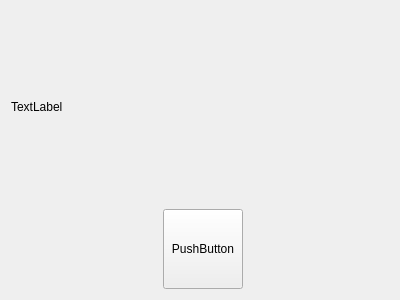
<?xml version="1.0" encoding="UTF-8"?>
<ui version="4.0">
 <class>Widget</class>
 <widget class="QWidget" name="Widget">
  <property name="geometry">
   <rect>
    <x>0</x>
    <y>0</y>
    <width>400</width>
    <height>300</height>
   </rect>
  </property>
  <property name="windowTitle">
   <string>Widget</string>
  </property>
  <layout class="QGridLayout" name="gridLayout">
   <item row="0" column="0">
    <widget class="QLabel" name="label">
     <property name="text">
      <string>TextLabel</string>
     </property>
    </widget>
   </item>
   <item row="1" column="0">
    <spacer name="horizontalSpacer">
     <property name="orientation">
      <enum>Qt::Horizontal</enum>
     </property>
     <property name="sizeHint" stdset="0">
      <size>
       <width>40</width>
       <height>20</height>
      </size>
     </property>
    </spacer>
   </item>
   <item row="1" column="1">
    <widget class="QPushButton" name="pushButton">
     <property name="maximumSize">
      <size>
       <width>16777215</width>
       <height>80</height>
      </size>
     </property>
     <property name="text">
      <string>PushButton</string>
     </property>
    </widget>
   </item>
   <item row="1" column="2">
    <spacer name="horizontalSpacer_2">
     <property name="orientation">
      <enum>Qt::Horizontal</enum>
     </property>
     <property name="sizeHint" stdset="0">
      <size>
       <width>144</width>
       <height>20</height>
      </size>
     </property>
    </spacer>
   </item>
  </layout>
 </widget>
 <layoutdefault spacing="6" margin="11"/>
 <resources/>
 <connections/>
</ui>
